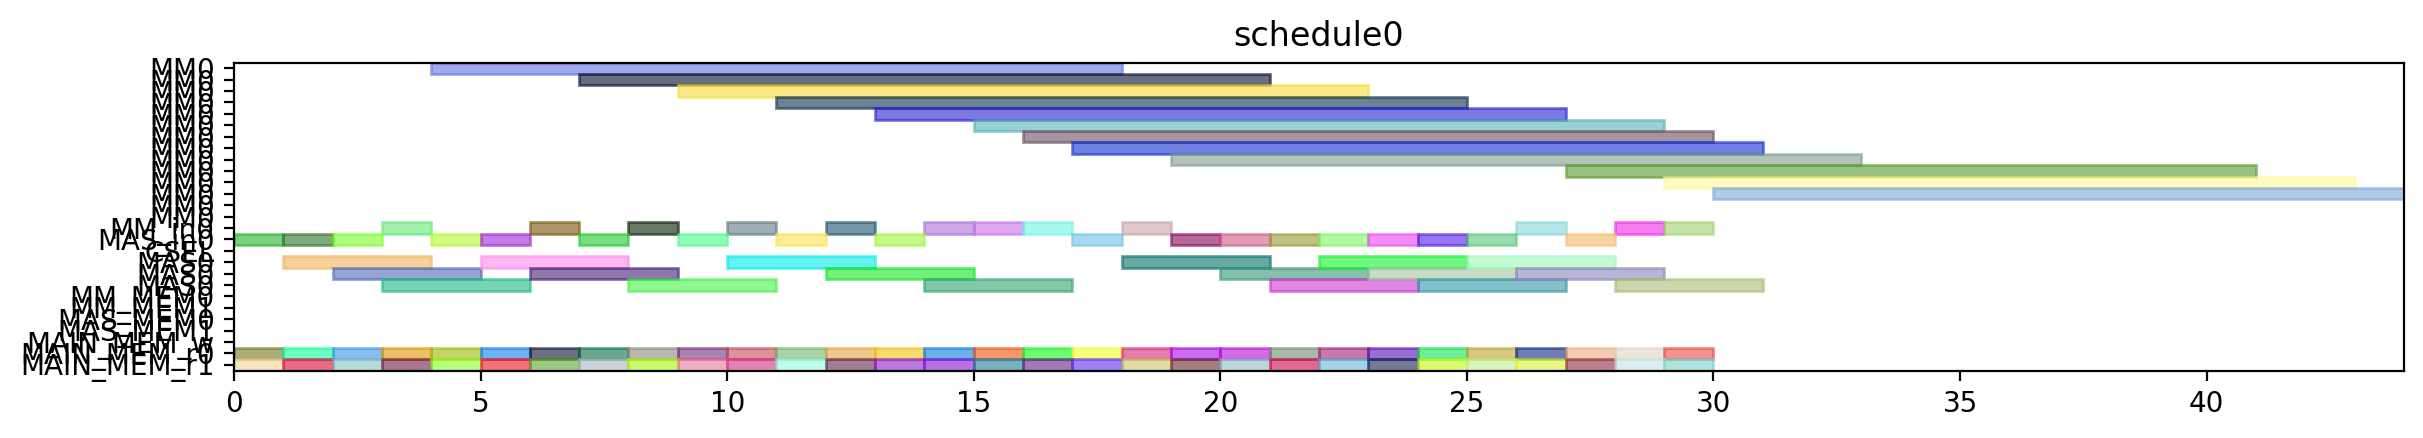

Here is the Python script that generated this plot:
from pyschedule import Scenario, solvers, plotters, alt


def solve():
	horizon = 120
	S = Scenario("schedule0", horizon=horizon)

	# resource
	MM = S.Resources('MM', num=1, size=14)
	MM_in = S.Resources('MM_in', num=1)
	MAS_in = S.Resources('MAS_in', num=1)
	CSEL = S.Resource('CSEL')
	MAS = S.Resources('MAS', num=1, size=3, periods=range(1, horizon))
	MM_MEM = S.Resources('MM_MEM', num=2)
	MAS_MEM = S.Resources('MAS_MEM', num=2)
	MAIN_MEM_w = S.Resource('MAIN_MEM_w', size=1)
	MAIN_MEM_r = S.Resources('MAIN_MEM_r', num=2)

	# result of previous scheduling

	# new tasks
	c_t0_t0_t0 = S.Task('c_t0_t0_t0', length=14, delay_cost=1)
	c_t0_t0_t0 += alt(MM)
	c_t0_t0_t0_in = S.Task('c_t0_t0_t0_in', length=1, delay_cost=1)
	c_t0_t0_t0_in += alt(MM_in)
	S += c_t0_t0_t0_in*MM_in[0]<=c_t0_t0_t0*MM[0]
	c_t0_t0_t0_mem0 = S.Task('c_t0_t0_t0_mem0', length=1, delay_cost=1)
	c_t0_t0_t0_mem0 += MAIN_MEM_r[0]
	S += c_t0_t0_t0_mem0 <= c_t0_t0_t0

	c_t0_t0_t0_mem1 = S.Task('c_t0_t0_t0_mem1', length=1, delay_cost=1)
	c_t0_t0_t0_mem1 += MAIN_MEM_r[1]
	S += c_t0_t0_t0_mem1 <= c_t0_t0_t0

	c_t0_t0_t1 = S.Task('c_t0_t0_t1', length=14, delay_cost=1)
	c_t0_t0_t1 += alt(MM)
	c_t0_t0_t1_in = S.Task('c_t0_t0_t1_in', length=1, delay_cost=1)
	c_t0_t0_t1_in += alt(MM_in)
	S += c_t0_t0_t1_in*MM_in[0]<=c_t0_t0_t1*MM[0]
	c_t0_t0_t1_mem0 = S.Task('c_t0_t0_t1_mem0', length=1, delay_cost=1)
	c_t0_t0_t1_mem0 += MAIN_MEM_r[0]
	S += c_t0_t0_t1_mem0 <= c_t0_t0_t1

	c_t0_t0_t1_mem1 = S.Task('c_t0_t0_t1_mem1', length=1, delay_cost=1)
	c_t0_t0_t1_mem1 += MAIN_MEM_r[1]
	S += c_t0_t0_t1_mem1 <= c_t0_t0_t1

	c_t0_t0_t2 = S.Task('c_t0_t0_t2', length=3, delay_cost=1)
	c_t0_t0_t2 += alt(MAS)
	c_t0_t0_t2_in = S.Task('c_t0_t0_t2_in', length=1, delay_cost=1)
	c_t0_t0_t2_in += alt(MAS_in)
	S += c_t0_t0_t2_in*MAS_in[0]<=c_t0_t0_t2*MAS[0]

	c_t0_t0_t2_mem0 = S.Task('c_t0_t0_t2_mem0', length=1, delay_cost=1)
	c_t0_t0_t2_mem0 += MAIN_MEM_r[0]
	S += c_t0_t0_t2_mem0 <= c_t0_t0_t2

	c_t0_t0_t2_mem1 = S.Task('c_t0_t0_t2_mem1', length=1, delay_cost=1)
	c_t0_t0_t2_mem1 += MAIN_MEM_r[1]
	S += c_t0_t0_t2_mem1 <= c_t0_t0_t2

	c_t0_t0_t3 = S.Task('c_t0_t0_t3', length=3, delay_cost=1)
	c_t0_t0_t3 += alt(MAS)
	c_t0_t0_t3_in = S.Task('c_t0_t0_t3_in', length=1, delay_cost=1)
	c_t0_t0_t3_in += alt(MAS_in)
	S += c_t0_t0_t3_in*MAS_in[0]<=c_t0_t0_t3*MAS[0]

	c_t0_t0_t3_mem0 = S.Task('c_t0_t0_t3_mem0', length=1, delay_cost=1)
	c_t0_t0_t3_mem0 += MAIN_MEM_r[0]
	S += c_t0_t0_t3_mem0 <= c_t0_t0_t3

	c_t0_t0_t3_mem1 = S.Task('c_t0_t0_t3_mem1', length=1, delay_cost=1)
	c_t0_t0_t3_mem1 += MAIN_MEM_r[1]
	S += c_t0_t0_t3_mem1 <= c_t0_t0_t3

	c_t0_t1_t0 = S.Task('c_t0_t1_t0', length=14, delay_cost=1)
	c_t0_t1_t0 += alt(MM)
	c_t0_t1_t0_in = S.Task('c_t0_t1_t0_in', length=1, delay_cost=1)
	c_t0_t1_t0_in += alt(MM_in)
	S += c_t0_t1_t0_in*MM_in[0]<=c_t0_t1_t0*MM[0]
	c_t0_t1_t0_mem0 = S.Task('c_t0_t1_t0_mem0', length=1, delay_cost=1)
	c_t0_t1_t0_mem0 += MAIN_MEM_r[0]
	S += c_t0_t1_t0_mem0 <= c_t0_t1_t0

	c_t0_t1_t0_mem1 = S.Task('c_t0_t1_t0_mem1', length=1, delay_cost=1)
	c_t0_t1_t0_mem1 += MAIN_MEM_r[1]
	S += c_t0_t1_t0_mem1 <= c_t0_t1_t0

	c_t0_t1_t1 = S.Task('c_t0_t1_t1', length=14, delay_cost=1)
	c_t0_t1_t1 += alt(MM)
	c_t0_t1_t1_in = S.Task('c_t0_t1_t1_in', length=1, delay_cost=1)
	c_t0_t1_t1_in += alt(MM_in)
	S += c_t0_t1_t1_in*MM_in[0]<=c_t0_t1_t1*MM[0]
	c_t0_t1_t1_mem0 = S.Task('c_t0_t1_t1_mem0', length=1, delay_cost=1)
	c_t0_t1_t1_mem0 += MAIN_MEM_r[0]
	S += c_t0_t1_t1_mem0 <= c_t0_t1_t1

	c_t0_t1_t1_mem1 = S.Task('c_t0_t1_t1_mem1', length=1, delay_cost=1)
	c_t0_t1_t1_mem1 += MAIN_MEM_r[1]
	S += c_t0_t1_t1_mem1 <= c_t0_t1_t1

	c_t0_t1_t2 = S.Task('c_t0_t1_t2', length=3, delay_cost=1)
	c_t0_t1_t2 += alt(MAS)
	c_t0_t1_t2_in = S.Task('c_t0_t1_t2_in', length=1, delay_cost=1)
	c_t0_t1_t2_in += alt(MAS_in)
	S += c_t0_t1_t2_in*MAS_in[0]<=c_t0_t1_t2*MAS[0]

	c_t0_t1_t2_mem0 = S.Task('c_t0_t1_t2_mem0', length=1, delay_cost=1)
	c_t0_t1_t2_mem0 += MAIN_MEM_r[0]
	S += c_t0_t1_t2_mem0 <= c_t0_t1_t2

	c_t0_t1_t2_mem1 = S.Task('c_t0_t1_t2_mem1', length=1, delay_cost=1)
	c_t0_t1_t2_mem1 += MAIN_MEM_r[1]
	S += c_t0_t1_t2_mem1 <= c_t0_t1_t2

	c_t0_t1_t3 = S.Task('c_t0_t1_t3', length=3, delay_cost=1)
	c_t0_t1_t3 += alt(MAS)
	c_t0_t1_t3_in = S.Task('c_t0_t1_t3_in', length=1, delay_cost=1)
	c_t0_t1_t3_in += alt(MAS_in)
	S += c_t0_t1_t3_in*MAS_in[0]<=c_t0_t1_t3*MAS[0]

	c_t0_t1_t3_mem0 = S.Task('c_t0_t1_t3_mem0', length=1, delay_cost=1)
	c_t0_t1_t3_mem0 += MAIN_MEM_r[0]
	S += c_t0_t1_t3_mem0 <= c_t0_t1_t3

	c_t0_t1_t3_mem1 = S.Task('c_t0_t1_t3_mem1', length=1, delay_cost=1)
	c_t0_t1_t3_mem1 += MAIN_MEM_r[1]
	S += c_t0_t1_t3_mem1 <= c_t0_t1_t3

	c_t0_t20 = S.Task('c_t0_t20', length=3, delay_cost=1)
	c_t0_t20 += alt(MAS)
	c_t0_t20_in = S.Task('c_t0_t20_in', length=1, delay_cost=1)
	c_t0_t20_in += alt(MAS_in)
	S += c_t0_t20_in*MAS_in[0]<=c_t0_t20*MAS[0]

	c_t0_t20_mem0 = S.Task('c_t0_t20_mem0', length=1, delay_cost=1)
	c_t0_t20_mem0 += MAIN_MEM_r[0]
	S += c_t0_t20_mem0 <= c_t0_t20

	c_t0_t20_mem1 = S.Task('c_t0_t20_mem1', length=1, delay_cost=1)
	c_t0_t20_mem1 += MAIN_MEM_r[1]
	S += c_t0_t20_mem1 <= c_t0_t20

	c_t0_t21 = S.Task('c_t0_t21', length=3, delay_cost=1)
	c_t0_t21 += alt(MAS)
	c_t0_t21_in = S.Task('c_t0_t21_in', length=1, delay_cost=1)
	c_t0_t21_in += alt(MAS_in)
	S += c_t0_t21_in*MAS_in[0]<=c_t0_t21*MAS[0]

	c_t0_t21_mem0 = S.Task('c_t0_t21_mem0', length=1, delay_cost=1)
	c_t0_t21_mem0 += MAIN_MEM_r[0]
	S += c_t0_t21_mem0 <= c_t0_t21

	c_t0_t21_mem1 = S.Task('c_t0_t21_mem1', length=1, delay_cost=1)
	c_t0_t21_mem1 += MAIN_MEM_r[1]
	S += c_t0_t21_mem1 <= c_t0_t21

	c_t0_t30 = S.Task('c_t0_t30', length=3, delay_cost=1)
	c_t0_t30 += alt(MAS)
	c_t0_t30_in = S.Task('c_t0_t30_in', length=1, delay_cost=1)
	c_t0_t30_in += alt(MAS_in)
	S += c_t0_t30_in*MAS_in[0]<=c_t0_t30*MAS[0]

	c_t0_t30_mem0 = S.Task('c_t0_t30_mem0', length=1, delay_cost=1)
	c_t0_t30_mem0 += MAIN_MEM_r[0]
	S += c_t0_t30_mem0 <= c_t0_t30

	c_t0_t30_mem1 = S.Task('c_t0_t30_mem1', length=1, delay_cost=1)
	c_t0_t30_mem1 += MAIN_MEM_r[1]
	S += c_t0_t30_mem1 <= c_t0_t30

	c_t0_t31 = S.Task('c_t0_t31', length=3, delay_cost=1)
	c_t0_t31 += alt(MAS)
	c_t0_t31_in = S.Task('c_t0_t31_in', length=1, delay_cost=1)
	c_t0_t31_in += alt(MAS_in)
	S += c_t0_t31_in*MAS_in[0]<=c_t0_t31*MAS[0]

	c_t0_t31_mem0 = S.Task('c_t0_t31_mem0', length=1, delay_cost=1)
	c_t0_t31_mem0 += MAIN_MEM_r[0]
	S += c_t0_t31_mem0 <= c_t0_t31

	c_t0_t31_mem1 = S.Task('c_t0_t31_mem1', length=1, delay_cost=1)
	c_t0_t31_mem1 += MAIN_MEM_r[1]
	S += c_t0_t31_mem1 <= c_t0_t31

	c_t1_t0_t0 = S.Task('c_t1_t0_t0', length=14, delay_cost=1)
	c_t1_t0_t0 += alt(MM)
	c_t1_t0_t0_in = S.Task('c_t1_t0_t0_in', length=1, delay_cost=1)
	c_t1_t0_t0_in += alt(MM_in)
	S += c_t1_t0_t0_in*MM_in[0]<=c_t1_t0_t0*MM[0]
	c_t1_t0_t0_mem0 = S.Task('c_t1_t0_t0_mem0', length=1, delay_cost=1)
	c_t1_t0_t0_mem0 += MAIN_MEM_r[0]
	S += c_t1_t0_t0_mem0 <= c_t1_t0_t0

	c_t1_t0_t0_mem1 = S.Task('c_t1_t0_t0_mem1', length=1, delay_cost=1)
	c_t1_t0_t0_mem1 += MAIN_MEM_r[1]
	S += c_t1_t0_t0_mem1 <= c_t1_t0_t0

	c_t1_t0_t1 = S.Task('c_t1_t0_t1', length=14, delay_cost=1)
	c_t1_t0_t1 += alt(MM)
	c_t1_t0_t1_in = S.Task('c_t1_t0_t1_in', length=1, delay_cost=1)
	c_t1_t0_t1_in += alt(MM_in)
	S += c_t1_t0_t1_in*MM_in[0]<=c_t1_t0_t1*MM[0]
	c_t1_t0_t1_mem0 = S.Task('c_t1_t0_t1_mem0', length=1, delay_cost=1)
	c_t1_t0_t1_mem0 += MAIN_MEM_r[0]
	S += c_t1_t0_t1_mem0 <= c_t1_t0_t1

	c_t1_t0_t1_mem1 = S.Task('c_t1_t0_t1_mem1', length=1, delay_cost=1)
	c_t1_t0_t1_mem1 += MAIN_MEM_r[1]
	S += c_t1_t0_t1_mem1 <= c_t1_t0_t1

	c_t1_t0_t2 = S.Task('c_t1_t0_t2', length=3, delay_cost=1)
	c_t1_t0_t2 += alt(MAS)
	c_t1_t0_t2_in = S.Task('c_t1_t0_t2_in', length=1, delay_cost=1)
	c_t1_t0_t2_in += alt(MAS_in)
	S += c_t1_t0_t2_in*MAS_in[0]<=c_t1_t0_t2*MAS[0]

	c_t1_t0_t2_mem0 = S.Task('c_t1_t0_t2_mem0', length=1, delay_cost=1)
	c_t1_t0_t2_mem0 += MAIN_MEM_r[0]
	S += c_t1_t0_t2_mem0 <= c_t1_t0_t2

	c_t1_t0_t2_mem1 = S.Task('c_t1_t0_t2_mem1', length=1, delay_cost=1)
	c_t1_t0_t2_mem1 += MAIN_MEM_r[1]
	S += c_t1_t0_t2_mem1 <= c_t1_t0_t2

	c_t1_t0_t3 = S.Task('c_t1_t0_t3', length=3, delay_cost=1)
	c_t1_t0_t3 += alt(MAS)
	c_t1_t0_t3_in = S.Task('c_t1_t0_t3_in', length=1, delay_cost=1)
	c_t1_t0_t3_in += alt(MAS_in)
	S += c_t1_t0_t3_in*MAS_in[0]<=c_t1_t0_t3*MAS[0]

	c_t1_t0_t3_mem0 = S.Task('c_t1_t0_t3_mem0', length=1, delay_cost=1)
	c_t1_t0_t3_mem0 += MAIN_MEM_r[0]
	S += c_t1_t0_t3_mem0 <= c_t1_t0_t3

	c_t1_t0_t3_mem1 = S.Task('c_t1_t0_t3_mem1', length=1, delay_cost=1)
	c_t1_t0_t3_mem1 += MAIN_MEM_r[1]
	S += c_t1_t0_t3_mem1 <= c_t1_t0_t3

	c_t1_t1_t0 = S.Task('c_t1_t1_t0', length=14, delay_cost=1)
	c_t1_t1_t0 += alt(MM)
	c_t1_t1_t0_in = S.Task('c_t1_t1_t0_in', length=1, delay_cost=1)
	c_t1_t1_t0_in += alt(MM_in)
	S += c_t1_t1_t0_in*MM_in[0]<=c_t1_t1_t0*MM[0]
	c_t1_t1_t0_mem0 = S.Task('c_t1_t1_t0_mem0', length=1, delay_cost=1)
	c_t1_t1_t0_mem0 += MAIN_MEM_r[0]
	S += c_t1_t1_t0_mem0 <= c_t1_t1_t0

	c_t1_t1_t0_mem1 = S.Task('c_t1_t1_t0_mem1', length=1, delay_cost=1)
	c_t1_t1_t0_mem1 += MAIN_MEM_r[1]
	S += c_t1_t1_t0_mem1 <= c_t1_t1_t0

	c_t1_t1_t1 = S.Task('c_t1_t1_t1', length=14, delay_cost=1)
	c_t1_t1_t1 += alt(MM)
	c_t1_t1_t1_in = S.Task('c_t1_t1_t1_in', length=1, delay_cost=1)
	c_t1_t1_t1_in += alt(MM_in)
	S += c_t1_t1_t1_in*MM_in[0]<=c_t1_t1_t1*MM[0]
	c_t1_t1_t1_mem0 = S.Task('c_t1_t1_t1_mem0', length=1, delay_cost=1)
	c_t1_t1_t1_mem0 += MAIN_MEM_r[0]
	S += c_t1_t1_t1_mem0 <= c_t1_t1_t1

	c_t1_t1_t1_mem1 = S.Task('c_t1_t1_t1_mem1', length=1, delay_cost=1)
	c_t1_t1_t1_mem1 += MAIN_MEM_r[1]
	S += c_t1_t1_t1_mem1 <= c_t1_t1_t1

	c_t1_t1_t2 = S.Task('c_t1_t1_t2', length=3, delay_cost=1)
	c_t1_t1_t2 += alt(MAS)
	c_t1_t1_t2_in = S.Task('c_t1_t1_t2_in', length=1, delay_cost=1)
	c_t1_t1_t2_in += alt(MAS_in)
	S += c_t1_t1_t2_in*MAS_in[0]<=c_t1_t1_t2*MAS[0]

	c_t1_t1_t2_mem0 = S.Task('c_t1_t1_t2_mem0', length=1, delay_cost=1)
	c_t1_t1_t2_mem0 += MAIN_MEM_r[0]
	S += c_t1_t1_t2_mem0 <= c_t1_t1_t2

	c_t1_t1_t2_mem1 = S.Task('c_t1_t1_t2_mem1', length=1, delay_cost=1)
	c_t1_t1_t2_mem1 += MAIN_MEM_r[1]
	S += c_t1_t1_t2_mem1 <= c_t1_t1_t2

	c_t1_t1_t3 = S.Task('c_t1_t1_t3', length=3, delay_cost=1)
	c_t1_t1_t3 += alt(MAS)
	c_t1_t1_t3_in = S.Task('c_t1_t1_t3_in', length=1, delay_cost=1)
	c_t1_t1_t3_in += alt(MAS_in)
	S += c_t1_t1_t3_in*MAS_in[0]<=c_t1_t1_t3*MAS[0]

	c_t1_t1_t3_mem0 = S.Task('c_t1_t1_t3_mem0', length=1, delay_cost=1)
	c_t1_t1_t3_mem0 += MAIN_MEM_r[0]
	S += c_t1_t1_t3_mem0 <= c_t1_t1_t3

	c_t1_t1_t3_mem1 = S.Task('c_t1_t1_t3_mem1', length=1, delay_cost=1)
	c_t1_t1_t3_mem1 += MAIN_MEM_r[1]
	S += c_t1_t1_t3_mem1 <= c_t1_t1_t3

	c_t1_t20 = S.Task('c_t1_t20', length=3, delay_cost=1)
	c_t1_t20 += alt(MAS)
	c_t1_t20_in = S.Task('c_t1_t20_in', length=1, delay_cost=1)
	c_t1_t20_in += alt(MAS_in)
	S += c_t1_t20_in*MAS_in[0]<=c_t1_t20*MAS[0]

	c_t1_t20_mem0 = S.Task('c_t1_t20_mem0', length=1, delay_cost=1)
	c_t1_t20_mem0 += MAIN_MEM_r[0]
	S += c_t1_t20_mem0 <= c_t1_t20

	c_t1_t20_mem1 = S.Task('c_t1_t20_mem1', length=1, delay_cost=1)
	c_t1_t20_mem1 += MAIN_MEM_r[1]
	S += c_t1_t20_mem1 <= c_t1_t20

	c_t1_t21 = S.Task('c_t1_t21', length=3, delay_cost=1)
	c_t1_t21 += alt(MAS)
	c_t1_t21_in = S.Task('c_t1_t21_in', length=1, delay_cost=1)
	c_t1_t21_in += alt(MAS_in)
	S += c_t1_t21_in*MAS_in[0]<=c_t1_t21*MAS[0]

	c_t1_t21_mem0 = S.Task('c_t1_t21_mem0', length=1, delay_cost=1)
	c_t1_t21_mem0 += MAIN_MEM_r[0]
	S += c_t1_t21_mem0 <= c_t1_t21

	c_t1_t21_mem1 = S.Task('c_t1_t21_mem1', length=1, delay_cost=1)
	c_t1_t21_mem1 += MAIN_MEM_r[1]
	S += c_t1_t21_mem1 <= c_t1_t21

	c_t1_t30 = S.Task('c_t1_t30', length=3, delay_cost=1)
	c_t1_t30 += alt(MAS)
	c_t1_t30_in = S.Task('c_t1_t30_in', length=1, delay_cost=1)
	c_t1_t30_in += alt(MAS_in)
	S += c_t1_t30_in*MAS_in[0]<=c_t1_t30*MAS[0]

	c_t1_t30_mem0 = S.Task('c_t1_t30_mem0', length=1, delay_cost=1)
	c_t1_t30_mem0 += MAIN_MEM_r[0]
	S += c_t1_t30_mem0 <= c_t1_t30

	c_t1_t30_mem1 = S.Task('c_t1_t30_mem1', length=1, delay_cost=1)
	c_t1_t30_mem1 += MAIN_MEM_r[1]
	S += c_t1_t30_mem1 <= c_t1_t30

	c_t1_t31 = S.Task('c_t1_t31', length=3, delay_cost=1)
	c_t1_t31 += alt(MAS)
	c_t1_t31_in = S.Task('c_t1_t31_in', length=1, delay_cost=1)
	c_t1_t31_in += alt(MAS_in)
	S += c_t1_t31_in*MAS_in[0]<=c_t1_t31*MAS[0]

	c_t1_t31_mem0 = S.Task('c_t1_t31_mem0', length=1, delay_cost=1)
	c_t1_t31_mem0 += MAIN_MEM_r[0]
	S += c_t1_t31_mem0 <= c_t1_t31

	c_t1_t31_mem1 = S.Task('c_t1_t31_mem1', length=1, delay_cost=1)
	c_t1_t31_mem1 += MAIN_MEM_r[1]
	S += c_t1_t31_mem1 <= c_t1_t31

	c_t2_t0_t0 = S.Task('c_t2_t0_t0', length=14, delay_cost=1)
	c_t2_t0_t0 += alt(MM)
	c_t2_t0_t0_in = S.Task('c_t2_t0_t0_in', length=1, delay_cost=1)
	c_t2_t0_t0_in += alt(MM_in)
	S += c_t2_t0_t0_in*MM_in[0]<=c_t2_t0_t0*MM[0]
	c_t2_t0_t0_mem0 = S.Task('c_t2_t0_t0_mem0', length=1, delay_cost=1)
	c_t2_t0_t0_mem0 += MAIN_MEM_r[0]
	S += c_t2_t0_t0_mem0 <= c_t2_t0_t0

	c_t2_t0_t0_mem1 = S.Task('c_t2_t0_t0_mem1', length=1, delay_cost=1)
	c_t2_t0_t0_mem1 += MAIN_MEM_r[1]
	S += c_t2_t0_t0_mem1 <= c_t2_t0_t0

	c_t2_t0_t1 = S.Task('c_t2_t0_t1', length=14, delay_cost=1)
	c_t2_t0_t1 += alt(MM)
	c_t2_t0_t1_in = S.Task('c_t2_t0_t1_in', length=1, delay_cost=1)
	c_t2_t0_t1_in += alt(MM_in)
	S += c_t2_t0_t1_in*MM_in[0]<=c_t2_t0_t1*MM[0]
	c_t2_t0_t1_mem0 = S.Task('c_t2_t0_t1_mem0', length=1, delay_cost=1)
	c_t2_t0_t1_mem0 += MAIN_MEM_r[0]
	S += c_t2_t0_t1_mem0 <= c_t2_t0_t1

	c_t2_t0_t1_mem1 = S.Task('c_t2_t0_t1_mem1', length=1, delay_cost=1)
	c_t2_t0_t1_mem1 += MAIN_MEM_r[1]
	S += c_t2_t0_t1_mem1 <= c_t2_t0_t1

	c_t2_t0_t2 = S.Task('c_t2_t0_t2', length=3, delay_cost=1)
	c_t2_t0_t2 += alt(MAS)
	c_t2_t0_t2_in = S.Task('c_t2_t0_t2_in', length=1, delay_cost=1)
	c_t2_t0_t2_in += alt(MAS_in)
	S += c_t2_t0_t2_in*MAS_in[0]<=c_t2_t0_t2*MAS[0]

	c_t2_t0_t2_mem0 = S.Task('c_t2_t0_t2_mem0', length=1, delay_cost=1)
	c_t2_t0_t2_mem0 += MAIN_MEM_r[0]
	S += c_t2_t0_t2_mem0 <= c_t2_t0_t2

	c_t2_t0_t2_mem1 = S.Task('c_t2_t0_t2_mem1', length=1, delay_cost=1)
	c_t2_t0_t2_mem1 += MAIN_MEM_r[1]
	S += c_t2_t0_t2_mem1 <= c_t2_t0_t2

	c_t2_t0_t3 = S.Task('c_t2_t0_t3', length=3, delay_cost=1)
	c_t2_t0_t3 += alt(MAS)
	c_t2_t0_t3_in = S.Task('c_t2_t0_t3_in', length=1, delay_cost=1)
	c_t2_t0_t3_in += alt(MAS_in)
	S += c_t2_t0_t3_in*MAS_in[0]<=c_t2_t0_t3*MAS[0]

	c_t2_t0_t3_mem0 = S.Task('c_t2_t0_t3_mem0', length=1, delay_cost=1)
	c_t2_t0_t3_mem0 += MAIN_MEM_r[0]
	S += c_t2_t0_t3_mem0 <= c_t2_t0_t3

	c_t2_t0_t3_mem1 = S.Task('c_t2_t0_t3_mem1', length=1, delay_cost=1)
	c_t2_t0_t3_mem1 += MAIN_MEM_r[1]
	S += c_t2_t0_t3_mem1 <= c_t2_t0_t3

	c_t2_t1_t0 = S.Task('c_t2_t1_t0', length=14, delay_cost=1)
	c_t2_t1_t0 += alt(MM)
	c_t2_t1_t0_in = S.Task('c_t2_t1_t0_in', length=1, delay_cost=1)
	c_t2_t1_t0_in += alt(MM_in)
	S += c_t2_t1_t0_in*MM_in[0]<=c_t2_t1_t0*MM[0]
	c_t2_t1_t0_mem0 = S.Task('c_t2_t1_t0_mem0', length=1, delay_cost=1)
	c_t2_t1_t0_mem0 += MAIN_MEM_r[0]
	S += c_t2_t1_t0_mem0 <= c_t2_t1_t0

	c_t2_t1_t0_mem1 = S.Task('c_t2_t1_t0_mem1', length=1, delay_cost=1)
	c_t2_t1_t0_mem1 += MAIN_MEM_r[1]
	S += c_t2_t1_t0_mem1 <= c_t2_t1_t0

	c_t2_t1_t1 = S.Task('c_t2_t1_t1', length=14, delay_cost=1)
	c_t2_t1_t1 += alt(MM)
	c_t2_t1_t1_in = S.Task('c_t2_t1_t1_in', length=1, delay_cost=1)
	c_t2_t1_t1_in += alt(MM_in)
	S += c_t2_t1_t1_in*MM_in[0]<=c_t2_t1_t1*MM[0]
	c_t2_t1_t1_mem0 = S.Task('c_t2_t1_t1_mem0', length=1, delay_cost=1)
	c_t2_t1_t1_mem0 += MAIN_MEM_r[0]
	S += c_t2_t1_t1_mem0 <= c_t2_t1_t1

	c_t2_t1_t1_mem1 = S.Task('c_t2_t1_t1_mem1', length=1, delay_cost=1)
	c_t2_t1_t1_mem1 += MAIN_MEM_r[1]
	S += c_t2_t1_t1_mem1 <= c_t2_t1_t1

	solvers.mip.solve(S,msg=1,kind='CPLEX',ratio_gap=1.01)

	solution = [['hoge']*len(S.solution()[1]) for i in range(len(S.solution()))]
	for i in range(len(S.solution())):
		for j in range(len(S.solution()[i])):
			solution[i][j]=str(S.solution()[i][j])
	print(solution)

	cycles = int(solution[-1][3])

	pic_file_name = "/mnt/rose/usr1/fukuda/ABE/multiRAM_multiMAS_16mux/scheduling_result/stage14MM1_stage3MAS1/MUL/schedule0.png"
	if(S.solution() != []):
		plotters.matplotlib.plot(S,img_filename=pic_file_name, show_task_labels=False, fig_size=(cycles*0.25+3, 2))

	return solution
